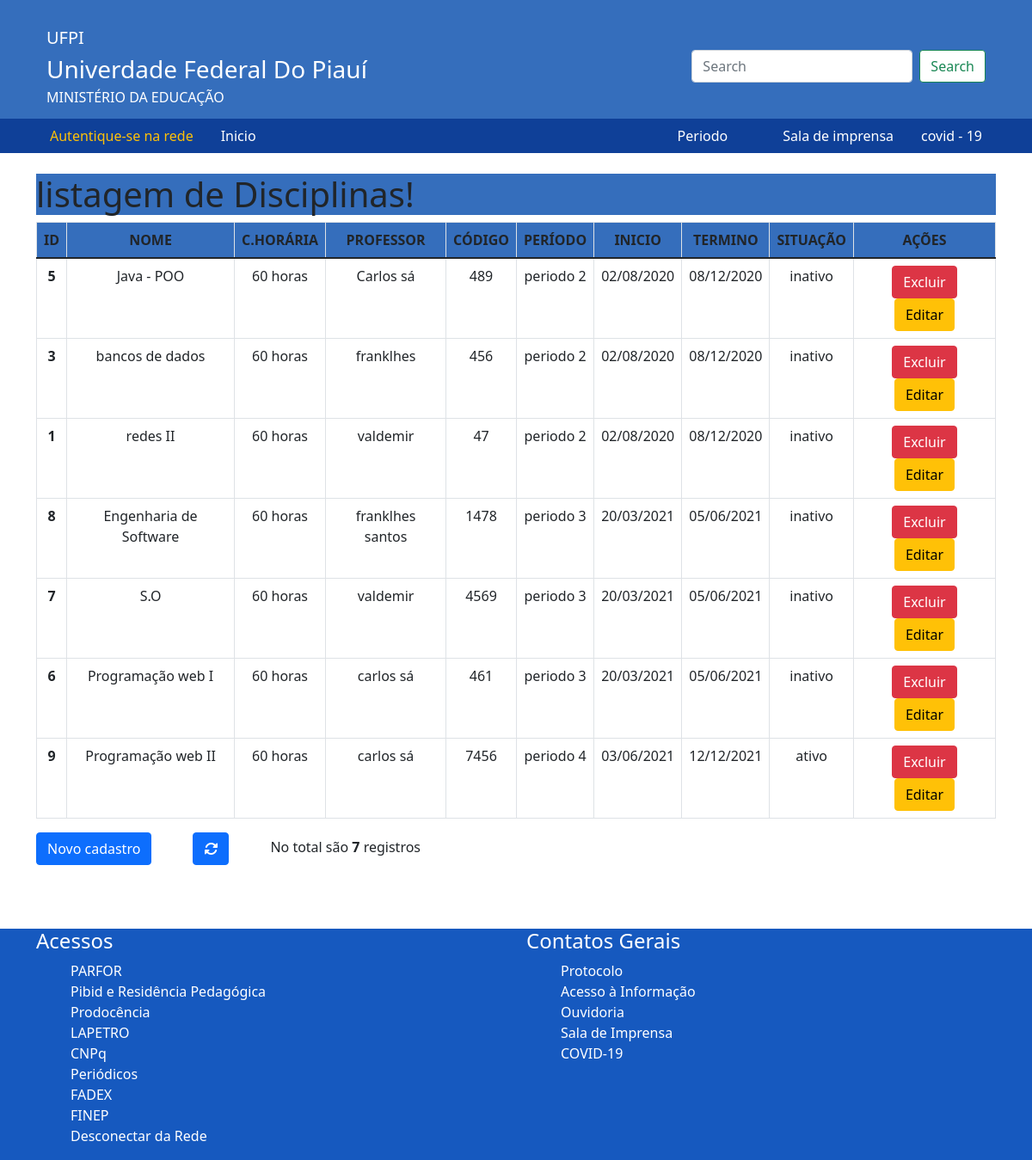
The app's page /prova003/disciplinas.php with its own data.
### tables this page shows
CREATE TABLE `disciplinas` (
  `id` int(100) NOT NULL AUTO_INCREMENT,
  `nome` varchar(60) NOT NULL,
  `carga` int(4) NOT NULL,
  `professor` varchar(30) NOT NULL,
  `codigo` int(30) NOT NULL,
  `id_periodo` int(30) DEFAULT NULL,
  PRIMARY KEY (`id`)
);

CREATE TABLE `periodos` (
  `id` int(30) NOT NULL AUTO_INCREMENT,
  `nome` varchar(30) NOT NULL,
  `data_de_inicio` date NOT NULL,
  `data_de_termino` date NOT NULL,
  `situacao` varchar(30) NOT NULL,
  PRIMARY KEY (`id`)
);

### prova003/disciplinas.php (the view, shortened to what this page needs)
<!doctype html>
<html lang="pt-br">
  <head>
    <link href="https://cdn.jsdelivr.net/npm/bootstrap@5.1.1/dist/css/bootstrap.min.css" rel="stylesheet">
  </head>
  <body>
      <header>
    <div style="background:#356ebc;">
      <div class="container">
        <nav class="navbar navbar-light" >
            <div class="container-fluid">
              <a class="navbar-brand">
                <ul class="list-group list-group-flush">
                  <li class="text-white list-unstyled">UFPI</li>
                  <li class="fs-3 text-white list-unstyled">Univerdade Federal Do Piauí</li>
                  <li class="fs-6 text-white list-unstyled">MINISTÉRIO DA EDUCAÇÃO</li>
                </ul>
              </a>
              <form class="d-flex" method="POST">
                <input class="form-control me-2" type="search" name="nome" placeholder="Search" aria-label="Search">
                <button class="btn btn-outline-success bg-white" type="submit">Search</button>
              </form>
          </div>
          </nav>
      </div>
      <div style="background-color: #0f4098;">
        <div class="container">
          <div class="row" >
            <div class="col-md-5">
              <nav class="nav">
                <a class="nav-link active text-warning" aria-current="page" href="#">Autentique-se na rede</a>
                <a class="nav-link text-white" href="index.php">Inicio</a>
              </nav>
            </div>
            <div class="col-md-7">
              <ul class="nav justify-content-end">
                <li class="nav-item">
                   <a class="nav-link active text-white" aria-current="page" href="#"></a>
                </li>
                <li class="nav-item">
                  <a class="nav-link text-white" href="periodo.php">Periodo</a>
                </li>
                <li class="nav-item">
                  <a class="nav-link text-white" href="#"></a>
                </li>
                <li class="nav-item">
                  <a class="nav-link text-white" href="#" >Sala de imprensa</a>
                </li>
                <li class="nav-item">
                  <a class="nav-link text-white" href="#">covid - 19</a>
                </li>
              </ul>
            </div>
          </div>
        </div>
      </div>
    </div>
    </header>
      <br>
    <div class="container">
          <?php
          $nome = $_POST['nome'];
          echo "<h1 style='background-color: #356ebc;'>listagem de Disciplinas!</h1>";
            $banco = "SELECT d.id id_di,d.nome n_dis, carga,professor,codigo,p.nome n_nome,DATE_FORMAT(data_de_inicio,'%d/%m/%Y')
            AS inicio, DATE_FORMAT(data_de_termino, '%d/%m/%Y') AS termino,situacao
            FROM disciplinas d JOIN periodos p ON d.id_periodo=p.id where d.nome LIKE'%$nome%' ORDER BY n_nome;";
          $sql = mysql_query($banco);
          echo"<div class='table-responsive'> ";
            echo "<table class= 'table table-bordered'>";
            echo"<thead style='background-color: #356ebc;'>
                  <tr class='text-center'>
                    <th> ID        </th>
                    <th> NOME      </th>
                    <th> C.HORÁRIA </th>
                    <th> PROFESSOR </th>
                    <th> CÓDIGO    </th>
                    <th> PERÍODO   </th>
                    <th> INICIO    </th>
                    <th> TERMINO   </th>
                    <th> SITUAÇÃO  </th>
                    <th> AÇÕES     </th>
                 </tr>
                 </thead>";
            while ( $linha = mysql_fetch_array($sql)){
                 echo "
                 <tr class='text-center'>
                    <th> $linha[id_di]       </th>
                    <td> $linha[n_dis]       </td>
                    <td> $linha[carga] horas </td>
                    <td> $linha[professor]   </td>
                    <td> $linha[codigo]      </td>
                    <td> $linha[n_nome]      </td>
                    <td> $linha[inicio]      </td>
                    <td> $linha[termino]     </td>
                    <td> $linha[situacao]    </td>
                    <td>
                    <a href='deletar.php?id=$linha[id_di]' class='btn btn-danger'
                    onclick=\"return confirm('Deseja excluir?');\">Excluir</a>
                    <a href='formulario_editar.php?id=$linha[id_di]' class='btn btn-warning' >Editar</a></td>
                 </tr>";
                 $c+=1;
            }
                echo "</table> ";
                echo"<a href='formulario_inserir.php'><button type='submit' class='btn btn-primary me-5'>Novo cadastro</button></a>";
                echo"<a href='disciplinas.php?' class='btn btn-primary me-5'><i class='fas fa-sync-alt'></i></a>";
                echo "No total são <strong> $c </strong>registros";
              echo"</div>";
          ?>
        </div>
  </body>
</html>

### records on screen
disciplinas: id "5", nome "Java - POO", carga "60", professor "Carlos sá", codigo "489", id_periodo.nome "periodo 2", linha "02/08/2020", linha "08/12/2020", id_periodo.situacao "inativo"
disciplinas: id "3", nome "bancos de dados", carga "60", professor "franklhes", codigo "456", id_periodo.nome "periodo 2", linha "02/08/2020", linha "08/12/2020", id_periodo.situacao "inativo"
disciplinas: id "1", nome "redes II", carga "60", professor "valdemir", codigo "47", id_periodo.nome "periodo 2", linha "02/08/2020", linha "08/12/2020", id_periodo.situacao "inativo"
disciplinas: id "8", nome "Engenharia de Software", carga "60", professor "franklhes santos", codigo "1478", id_periodo.nome "periodo 3", linha "20/03/2021", linha "05/06/2021", id_periodo.situacao "inativo"
disciplinas: id "7", nome "S.O", carga "60", professor "valdemir", codigo "4569", id_periodo.nome "periodo 3", linha "20/03/2021", linha "05/06/2021", id_periodo.situacao "inativo"
disciplinas: id "6", nome "Programação web I", carga "60", professor "carlos sá", codigo "461", id_periodo.nome "periodo 3", linha "20/03/2021", linha "05/06/2021", id_periodo.situacao "inativo"
disciplinas: id "9", nome "Programação web II", carga "60", professor "carlos sá", codigo "7456", id_periodo.nome "periodo 4", linha "03/06/2021", linha "12/12/2021", id_periodo.situacao "ativo"

### other values on screen
$c "7"
